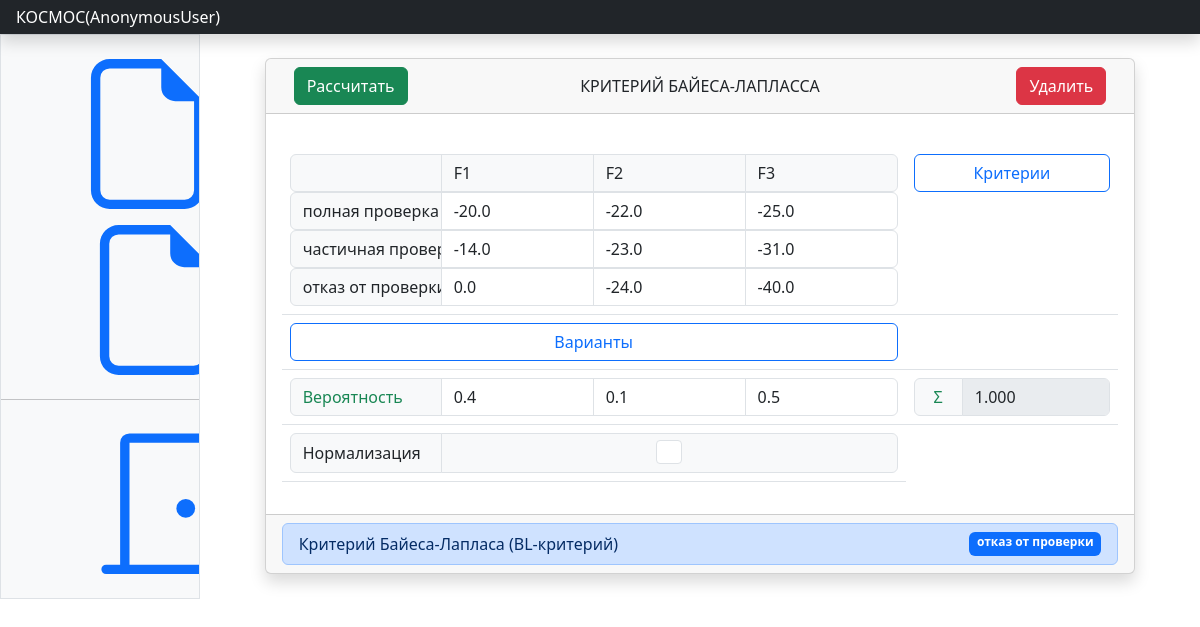
/task/27/, run on the app's committed database.
### products/models.py (models this page shows, shortened)
class Task(models.Model):
    user = models.ForeignKey(User, verbose_name='Пользователь', on_delete=models.PROTECT)
    name = models.CharField(max_length=150)
    result = models.JSONField(default=dict, blank=True)
    methods = models.ManyToManyField(Method)
    aux_params = models.JSONField(default=dict, blank=True)
    changed = models.BooleanField(default=False)
    enable_normalization = models.BooleanField(default=False)
    use_normalized = models.BooleanField(default=False)

class Criterion(models.Model):
    task = models.ForeignKey(Task, on_delete=models.CASCADE)
    name = models.CharField(max_length=100)
    name_short = models.CharField(max_length=5, blank=False)
    value = models.FloatField()
    direction_bool = models.BooleanField(default=False)
    changed = models.BooleanField(default=False)
    normalize_param_p = models.FloatField(default=0)
    normalize_param_k = models.FloatField(default=0)

class Item(models.Model):
    task = models.ForeignKey(Task, on_delete=models.CASCADE)
    name = models.CharField(max_length=100)
    name_short = models.CharField(max_length=5, blank=False)
    def __str__(self):
        return self.name

class Cell(models.Model):
    task = models.ForeignKey(Task, on_delete=models.CASCADE)
    item = models.ForeignKey(Item, on_delete=models.CASCADE)
    criterion = models.ForeignKey(Criterion, on_delete=models.CASCADE)
    value = models.FloatField()
    value_normalized = models.FloatField()
    changed = models.BooleanField(default=False)

### products/views.py (the view)
# urls.py: path('task/<int:pk>/', TaskUpdate.as_view(), name='task'),
class TaskUpdate(TaskInline, UpdateView):
    def get_context_data(self, **kwargs):
        ctx = super(TaskUpdate, self).get_context_data(**kwargs)
        task = get_object_or_404(Task, pk=self.object.pk)
        items = Item.objects.filter(task__pk=task.pk)
        criteria = Criterion.objects.filter(task__pk=task.pk)
        cells = dict()
        for item in items:
            if item not in cells.keys():
                cells[item] = dict()
            for criterion in criteria:
                try:
                    cell = Cell.objects.get(task=task, item=item, criterion=criterion)
                except Cell.DoesNotExist:
                    cell = Cell.objects.create(task=task, item=item, criterion=criterion, value=0.0, value_normalized=0.0)
                cells[item][criterion] = cell
        cells_descartes_criteria = dict()
        for criterion_i in criteria:
            if criterion_i not in cells_descartes_criteria.keys():
                cells_descartes_criteria[criterion_i] = dict()
            for criterion_j in criteria:
                cells_descartes_criteria[criterion_i][criterion_j] = CellDescartesCriterion.objects.get(task=task, id_i=criterion_i.id, id_j=criterion_j.id)
        cells_descartes_items = dict()
        criteria = Criterion.objects.filter(task=task)
        for criterion in criteria:
            if criterion not in cells_descartes_items.keys():
                cells_descartes_items[criterion] = dict()
            cells_descartes_items_inner = dict()
            for item_i in items:
                if item_i not in cells_descartes_items_inner.keys():
                    cells_descartes_items_inner[item_i] = dict()
                for item_j in items:
                    cells_descartes_items_inner[item_i][item_j] = CellDescartesItem.objects.get(task=task, criterion=criterion, id_i=item_i.id, id_j=item_j.id)
            cells_descartes_items[criterion] = cells_descartes_items_inner
        show_criterion_weight = False
        show_criterion_direction = False
        show_need_descartes_criterion = False
        show_need_descartes_item = False
        for method in task.methods.all():
            show_criterion_weight += method.need_criterion_weight
            show_criterion_direction += method.need_criterion_direction
            show_need_descartes_criterion += method.need_descartes_criterion
            show_need_descartes_item += method.need_descartes_item
        criteria_sum_weight = Decimal(0)
        criteria_sum_weight_rounded = 0
        for method in task.methods.all():
            if method.need_criterion_weight:
                for criterion in criteria:
                    criteria_sum_weight += Decimal(criterion.value)
                criteria_sum_weight_rounded = round(criteria_sum_weight, 3)
                if criteria_sum_weight_rounded != 1:
                    ctx['error_criteria_sum_weight'] = f'Сумма вероятностей {criteria_sum_weight_rounded} != 1'
            break
        ctx['named_formsets'] = self.get_named_formsets()
        ctx['items'] = items
        ctx['criteria'] = criteria
        ctx['cells'] = cells
        ctx['cells_descartes_criteria'] = cells_descartes_criteria
        ctx['cells_descartes_items'] = cells_descartes_items
        ctx['can_add_criteria'] = len(Criterion.objects.filter(task=task)) < (Setting.objects.latest('id').max_criterions or SETTINGS_MAX_CRITERIONS_DEAFULT)
        ctx['can_add_items'] = len(Item.objects.filter(task=task)) < (Setting.objects.latest('id').max_items or SETTINGS_MAX_ITEMS_DEFAULT)
        ctx['show_criterion_weight'] = show_criterion_weight
        ctx['criteria_sum_weight'] = criteria_sum_weight
        ctx['criteria_sum_weight_rounded'] = criteria_sum_weight_rounded
        ctx['show_criterion_direction'] = show_criterion_direction
        ctx['show_need_descartes_criterion'] = show_need_descartes_criterion
        ctx['show_need_descartes_item'] = show_need_descartes_item
        ctx['task_result'] = task.result
        return ctx
    def get_named_formsets(self):
        post = self.request.POST or None
        files = self.request.FILES or None
        return {
            'criteria': CriterionFormSet(post, files, instance=self.object, prefix='criteria'),
            'items': ItemFormSet(post, files, instance=self.object, prefix='items'),
        }

### templates/tasks/task_v4.html (shortened to what this page needs)
{% extends "main.html" %}
{% block content %}
<div class="container">
    <div class="row">
        <div class="col"></div>
        <div class="col-11">
            <div class="card rounded shadow">
                <div class="card-header">
                    <div class="container">
                        <div class="row">
                            <div class="col">
                                <a href="{% url 'products:execute' task.id %}" type="button" class="btn btn-success{% if not items or not criteria %} disabled {% endif %}">Рассчитать</a>
                            </div>
                            <div class="col-md-auto d-flex align-items-center">
                                <span>{{task.name}}</span>
                            </div>
                            <div class="col">
                                <button type="button" class="btn btn-danger float-end" data-bs-toggle="modal" data-bs-target="#staticBackdrop">
                                    Удалить
                                </button>
                            </div>
                        </div>
                    </div>
                </div>
                <div class="card-body">
                    <form id="form_update_task" action="{% url 'products:update_task_v2' task.id %}" method="post">
                        <table class="table ">
                            <tr>
                                <td>
                                    <div class="input-group flex-nowrap">
                                        {% if items and criteria %}
                                        <span class="input-group-text w-25 text-wrap"></span>
                                        {% endif %}
                                        {% for criterion in criteria %}
                                        <span class="form-control input-group-text">{{ criterion.name }}</span>
                                        {% endfor %}
                                    </div>
                                    {% for item, criterion in cells.items %}
                                    <div class="input-group flex-nowrap">
                                        <span class="input-group-text w-25">{{ item }}</span>
                                        {% for criterion, cell in criterion.items %}
                                        {% if task.use_normalized %}
                                        <input id="cell_{{ item.id }}_value_normalized"
                                               type="number"
                                               name="object-cell-{{ cell.id }}-value_normalized"
                                               class="form-control mb-0 {% if cell.changed %}text-warning{% endif %}"
                                               step="0.001"
                                               value="{{cell.value_normalized}}"
                                               onchange="this.form.submit()"/>
                                        {% else %}
                                        <input id="cell_{{ item.id }}_value"
                                               type="number"
                                               name="object-cell-{{ cell.id }}-value"
                                               class="form-control mb-0 {% if cell.changed %}text-warning{% endif %}"
                                               step="0.001"
                                               value="{{cell.value}}"
                                               onchange="this.form.submit()"/>
                                        {% endif %}
                                        {% endfor %}
                                    </div>
                                    {% endfor %}
                                </td>
                                <td>
                                    <a href="{% url 'products:add_criteria' task.id %}" type="button" class="btn btn-outline-primary d-flex justify-content-center">Критерии</a>
                                </td>
                            </tr>
                            <tr>
                                <td><a href="{% url 'products:add_items' task.id %}" type="button" class="btn btn-outline-primary d-flex justify-content-center">Варианты</a></td>
                                <td></td>
                            </tr>
                            {% if show_criterion_weight and cells.items %}
                            <tr>
                                <td>
                                    <div class="input-group flex-nowrap">
                                        <span class="input-group-text w-25 {% if error_criteria_sum_weight %}text-danger{% else %}text-success{% endif %}">Вероятность</span>
                                        {% for criterion in criteria %}
                                        <input class="form-control mb-0"
                                               id="object-criterion-{{ criterion.id }}-value"
                                               type="number"
                                               name="object-criterion-{{ criterion.id }}-value"
                                               step="0.001"
                                               value="{{criterion.value}}"
                                               onchange="this.form.submit()"/>
                                        {% endfor %}
                                    </div>
                                </td>
                                <td>
                                    <div class="input-group flex-nowrap">
                                        <span class="input-group-text w-25 d-flex justify-content-center {% if error_criteria_sum_weight %}text-danger{% else %}text-success{% endif %}">&Sigma;</span>
                                        <input class="form-control mb-0"disabled value="{{ criteria_sum_weight_rounded }}">
                                    </div>
                                </td>
                            </tr>
                            {% endif %}
                            <tr>
                                <td>
                                    <div class="input-group flex-nowrap">
                                        <span class="input-group-text w-25">Нормализация</span>
                                        <div class="d-flex justify-content-center form-control input-group-text">
                                        <input type="checkbox" role="switch"
                                               class="form-check-input mt-0 align-middle form-check"
                                               name="object-task-{{ task.id }}-use_normalized" value='True'
                                               onchange="this.form.submit()"
                                               {% if task.use_normalized %} checked {% endif %}/>
                                        </div>
                                    </div>
                                </td>
                            </tr>
                        </table>
                    </form>
                </div>
                {% if task_result.items %}
                <div class="card-footer">
                    <div class="list-group">
                        {% for method, item in task_result.items %}
                        <span class="align-middle list-group-item list-group-item-action list-group-item-primary d-flex justify-content-between">
                            <div class="d-flex align-items-center">
                                {{ method }}
                            </div>
                                <span class="badge bg-primary align-middle">{{ item }}</span>
                        </span>
                        {% endfor %}
                    </div>
                </div>
                {% endif %}
            </div>
        </div>
        <div class="col"></div>
    </div>
</div>
{% endblock content %}

### templates/main.html (shortened to what this page needs)
{% extends "base.html" %}
{% block main %}
<header class="navbar sticky-top bg-dark flex-md-nowrap p-0 shadow" data-bs-theme="dark">
    <a class="navbar-brand col-md-3 col-lg-2 me-0 px-3 fs-6 text-white" href="/">КОСМОС({{ user }})</a>
</header>
<div class="container-fluid">
    <div class="row">
        <div class="sidebar border border-right col-md-3 col-lg-2 p-0 bg-body-tertiary">
            <div class="offcanvas-md offcanvas-end bg-body-tertiary" tabindex="-1" id="sidebarMenu" aria-labelledby="sidebarMenuLabel">
                <div class="offcanvas-body d-md-flex flex-column p-0 pt-lg-3 overflow-y-auto">
                    <ul class="nav flex-column">
                        <li class="nav-item"><a class="nav-link {{ is_add_task }} d-flex align-items-center gap-2" href="{% url 'products:add_task' %}">      <svg class="bi"><use xlink:href="#file-earmark"></use></svg>Добавить задачу</a></li>
                        <li class="nav-item disabled" ><a class="nav-link {{ is_task_list }} d-flex align-items-center gap-2" href="{% url 'products:list_tasks' %}">    <svg class="bi"><use xlink:href="#file-earmark"></use></svg>Список задач</a></li>
                    </ul>
                    <hr class="my-3">
                    <ul class="nav flex-column mb-auto">
                        <li class="nav-item">
                            <form action="{% url 'logout' %}" method="post">
                                <button type="submit" class="nav-link d-flex align-items-center gap-2"><svg class="bi">
                                    <use xlink:href="#door-closed"></use>
                                </svg>Выход</button>
                            </form>
                        </li>
                    </ul>
                </div>
            </div>
        </div>
        <main class="col-md-9 ms-sm-auto col-lg-10 px-md-4">
            <div class="my-4 w-100">
                <div class="row">
                    {% block content %}{% endblock %}
                </div>
            </div>
        </main>
    </div>
</div>
{% endblock main %}

### templates/base.html (shortened to what this page needs)
<html lang="en" data-bs-theme="">
<head>
    <link rel="stylesheet" href="https://cdn.jsdelivr.net/npm/@docsearch/css@3">
    <link href="https://getbootstrap.com/docs/5.3/dist/css/bootstrap.min.css" rel="stylesheet"
>
    <link href="https://cdn.jsdelivr.net/npm/bootstrap-icons@1.10.5/font/bootstrap-icons.min.css" rel="stylesheet">
    <link href="https://getbootstrap.com/docs/5.3/examples/dashboard/dashboard.css" rel="stylesheet">
</head>
<body>
{% block main %}{% endblock main%}
</body>
</html>

### data on the page
Task: name "КРИТЕРИЙ БАЙЕСА-ЛАПЛАССА"
Criterion: name "F1", id "0.4"
Criterion: name "F2", id "0.1"
Criterion: name "F3", id "0.5"
Item: name "полная проверка", id "-20.0", id "-22.0", id "-25.0"
Item: name "частичная проверка", id "-14.0", id "-23.0", id "-31.0"
Item: name "отказ от проверки", id "0.0", id "-24.0", id "-40.0"

### other printed values
{{ user }} "AnonymousUser"
{{ method }} "Критерий Байеса-Лапласа (BL-критерий)"
{{ item }} "отказ от проверки"
